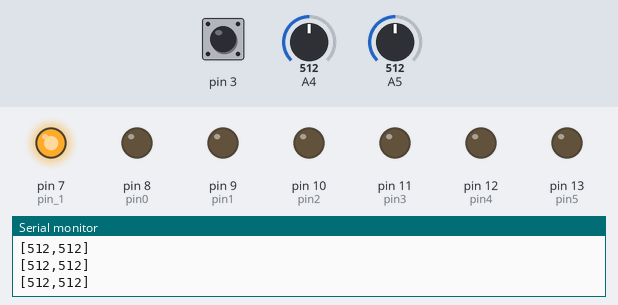
Simulated run of this sketch. Board: Arduino Uno, built with avr-gcc and run on an emulated ATmega328P. Parts: output pins drawn as LEDs (lit = HIGH), the last lines printed to the serial monitor. Dashed ring = blinking. The test bench sets the inputs (shaded band); at power-on: pin 3 LOW, A4 = 512, A5 = 512.

Above: at 1.2 s.
1.3 s: pin 3 driven HIGH
At 2.5 s:
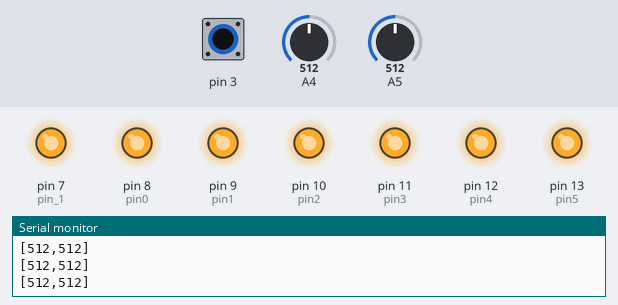
2.8 s: A4 set to 108
5.8 s: A4 set to 93
7.3 s: pin 3 pulsed LOW 5 times (0.12 s each, 0.3 s apart)
At 8.49 s:
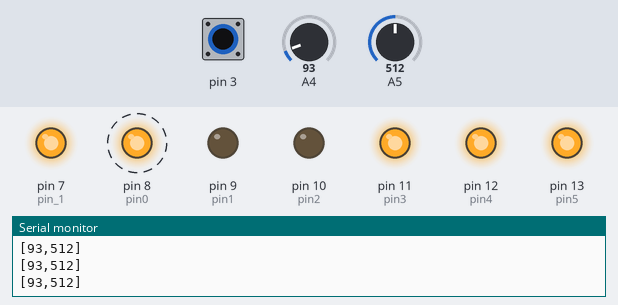
At 9.0 s:
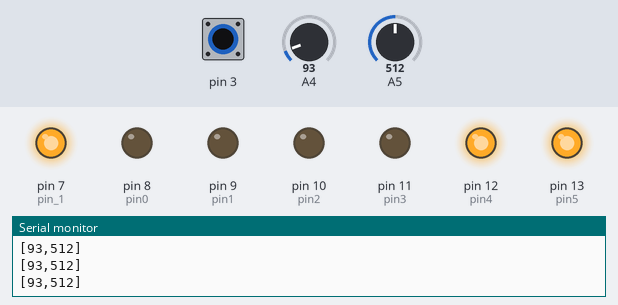
10.3 s: A5 set to 11
11.8 s: A5 set to 8
Timing chart, 0 to 14.3 s (numbered marks = the images above; inputs shaded):
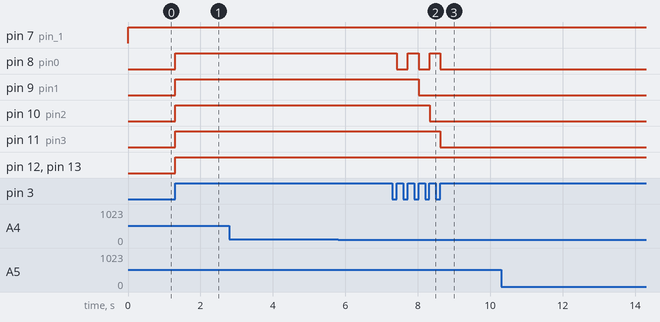

Measured:
- after the input at 1.3 s, pin 8 (pin0), pin 9 (pin1), pin 10 (pin2), pin 11 (pin3), pin 12 (pin4), pin 13 (pin5): LOW → HIGH at once
- after the input at 7.3 s, pin 8 (pin0): alternates HIGH for 0.30 s and LOW for 0.30 s, 5 changes in all, then stays LOW, starting after 0.12 s; pin 9 (pin1): HIGH → LOW after 0.73 s; pin 10 (pin2): HIGH → LOW after 1.0 s; pin 11 (pin3): HIGH → LOW after 1.3 s

The sketch:

arduino_clock_divider.ino
```cpp
//Arduino Clock Divider for Modular Synthesis
//Shaurjya Banerjee & Ness Morris 2016

//Variables for knob control
int control1 = 0;
int control2 = 0;

//Defining output pins
int pin_1 = 7;
int pin0  = 8;
int pin1  = 9;
int pin2  = 10;
int pin3  = 11;
int pin4  = 12;
int pin5  = 13;

bool bangReady;

volatile bool out_1 = false;
volatile bool out0  = false;
volatile bool out1  = false;
volatile bool out2  = false;
volatile bool out3  = false;
volatile bool out4  = false;
volatile bool out5  = false;

//Counter variable for input clock pulses
volatile int count = 0;

void setup()
{
    //Setting pins as output
    pinMode(pin_1, OUTPUT);
    pinMode(pin0,  OUTPUT);
    pinMode(pin1,  OUTPUT);
    pinMode(pin2,  OUTPUT);
    pinMode(pin3,  OUTPUT);
    pinMode(pin4,  OUTPUT);
    pinMode(pin5,  OUTPUT);

    //Interrupt for clock divide function
    attachInterrupt(1, divide, RISING);
    Serial.begin(9600);
}

void loop()
{
    //Poll knobs for control value
    control1 = analogRead(4);
    control2 = analogRead(5);

    //Set the states of output pins
    digitalWrite(pin_1, pin_1);
    digitalWrite(pin0,  out0);
    digitalWrite(pin1,  out1);
    digitalWrite(pin2,  out2);
    digitalWrite(pin3,  out3);
    digitalWrite(pin4,  out4);
    digitalWrite(pin5,  out5);

    //Send serial control data to ChucK
    Serial.print("[");
    Serial.print(control1);
    Serial.print(",");
    Serial.print(control2);
    Serial.print("]\n");

    if(bangReady){
      Serial.println("!");
      bangReady = false;
    }

}

//Clock divider function, attached to interrupt 1
void divide()
{

  out_1 = !out_1;
  out0  = !out0;
  if(count%3 == 0) { out1 = !out1; }
  if(count%4 == 0) { out2 = !out2; }
  if(count%5 == 0) { out3 = !out3; }
  if(count%6 == 0) { out4 = !out4; }
  if(count%7 == 0) { out5 = !out5; }

  count++;

  //Modulo equal to by the LCM of all clock divisions to reset counter
  count %= 420;

  bangReady = true;
}
```
